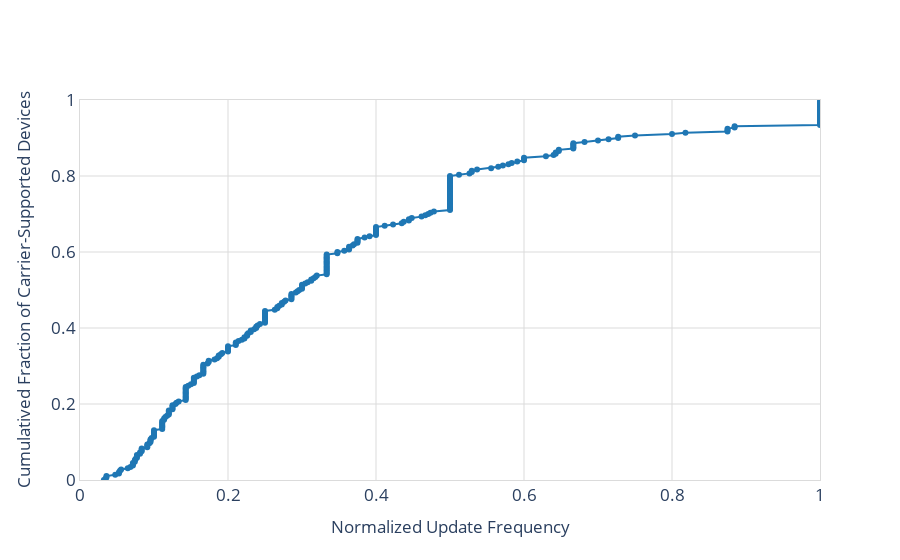

Notebook code cell kept with this figure:
### Code cell
# Graph noramlized frequency for each phone model... upon shared models (will be duplicated...),
    # Each device = carrier+model

# CDF for frequency... 
    # x-axis = normalized frequency
    # y-axis = percentage of counts

# for each row, count percentage of devices up to last row
counts.sort_values(by=["Received_Rate"],inplace=True)
counts=counts[counts.Received_Rate<=1.0]

total=len(counts)

runningCount=0
yaxis=[x/total for x in range(len(counts))] # fraction of devices
xaxis=[x["Received_Rate"] for index,x in counts.iterrows()]
# for index,row in counts.iterrows(): 
#     runningCount=runningCount+row["Received_Rate"]
#     xaxis.append(runningCount)

print(total)
print(yaxis[:5])
    

data=[]

data.append(go.Scatter(
    x=xaxis,
    y=yaxis,
    name="Rate",
    showlegend=False,
    marker=dict(color="rgb(31, 119, 180)"),
    mode='lines+markers'
))

# Edit the layout
layout = dict(#title = "Number of Updates after Release",
              yaxis = dict(title = 'Cumulatived Fraction of Carrier-Supported Devices',showgrid=True,zeroline=True,linecolor='rgb(219, 219, 219)',gridcolor='rgb(219, 219, 219)', mirror=True,range=[0,1],title_font=dict(size=17),tickfont=dict(size=17)),
              xaxis = dict(title = 'Normalized Update Frequency',showgrid=True,zeroline=True,linecolor='rgb(219, 219, 219)', gridcolor='rgb(219, 219, 219)', mirror=True,range=[0,1],title_font=dict(size=17),tickfont=dict(size=17)),
              plot_bgcolor='rgba(0,0,0,0)',
              font=dict(size=20)
              )

fig = dict(data=data, layout=layout)
py.offline.iplot(fig, filename='frequency-all-devices.png')
pio.write_image(fig, 'all-devices-cumulative-frequency.pdf', width=1000, height=600)

# What I did:
# 1. For all devices (carrier + model), calculated the frequency ratio
    # Meaning each device could be a duplicate model (i.e., Samsung Galaxy S9 on T-Mobile and Verizon)
# 2. Sorted via frequency rate and increased y-axis as more models are added (CDF graph)
# 3. Because of data messiness, I removed ONE model that reported 2 as a frequency which shouldn't be feasible...

### Figure 1 — Plotly figure (JSON) as saved in the notebook; plotly's stock layout.template omitted (floating-point values rounded to 4 significant figures; data arrays with more than 128 entries replaced by an {"elided": "..."} marker saying what was removed)
{"data": [{"marker": {"color": "rgb(31, 119, 180)"}, "mode": "lines+markers", "name": "Rate", "showlegend": false, "type": "scatter", "x": {"elided": "290 float values"}, "y": {"elided": "290 float values"}}], "layout": {"font": {"size": 20}, "plot_bgcolor": "rgba(0,0,0,0)", "xaxis": {"gridcolor": "rgb(219, 219, 219)", "linecolor": "rgb(219, 219, 219)", "mirror": true, "range": [0, 1], "showgrid": true, "tickfont": {"size": 17}, "title": {"font": {"size": 17}, "text": "Normalized Update Frequency"}, "zeroline": true}, "yaxis": {"gridcolor": "rgb(219, 219, 219)", "linecolor": "rgb(219, 219, 219)", "mirror": true, "range": [0, 1], "showgrid": true, "tickfont": {"size": 17}, "title": {"font": {"size": 17}, "text": "Cumulatived Fraction of Carrier-Supported Devices"}, "zeroline": true}}}
